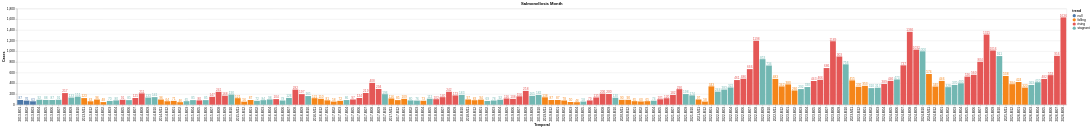

Notebook source saved alongside this figure:
### Code cell
#Gruppieren nach Jahren und Werte summieren
counts = (
    data_month.groupby("temporal")
        .agg(sum_value=("value", "sum"), trend = ("trend", "first"))
        .reset_index()
)

bar_month = alt.Chart(counts).mark_bar().encode(
    x=alt.X("temporal:N", title="Temporal"),
    y=alt.Y("sum_value:Q", title="Cases"),
    color=alt.Color("trend:N")
).properties(
    title="Salmonellosis Month"
)

# Textlabels
text = bar_month.mark_text(
    align="center",
    dy=-5,
    size=10
).encode(
    text="sum_value:Q"
)

bar_month = bar_month + text
bar_month

### Figure 1 — Vega-Lite specification as saved in the notebook (floating-point values rounded to 4 significant figures; data arrays with more than 128 entries replaced by an {"elided": "..."} marker saying what was removed)
{"config": {"view": {"continuousWidth": 300, "continuousHeight": 300}}, "layer": [{"mark": {"type": "bar"}, "encoding": {"color": {"field": "trend", "type": "nominal"}, "x": {"field": "temporal", "title": "Temporal", "type": "nominal"}, "y": {"field": "sum_value", "title": "Cases", "type": "quantitative"}}, "title": "Salmonellosis Month"}, {"mark": {"type": "text", "align": "center", "dy": -5, "size": 10}, "encoding": {"color": {"field": "trend", "type": "nominal"}, "text": {"field": "sum_value", "type": "quantitative"}, "x": {"field": "temporal", "title": "Temporal", "type": "nominal"}, "y": {"field": "sum_value", "title": "Cases", "type": "quantitative"}}, "title": "Salmonellosis Month"}], "data": {"name": "data-c6a545390dd729302bf2858f24b43bc6"}, "$schema": "https://vega.github.io/schema/vega-lite/v6.1.0.json", "datasets": {"data-c6a545390dd729302bf2858f24b43bc6": {"elided": "164 records"}}}
